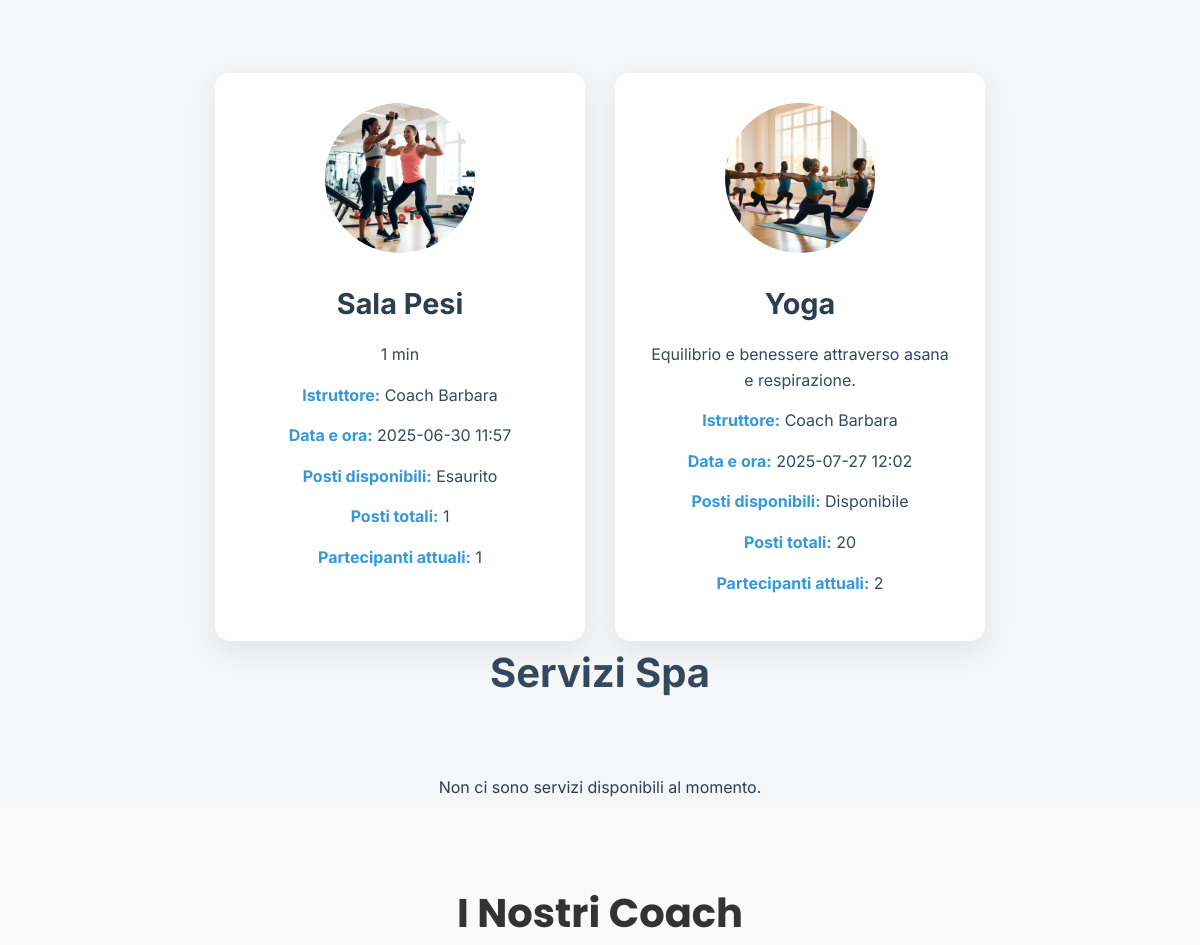
/ (signed in, middle part), run on an earlier commit of the app's database.
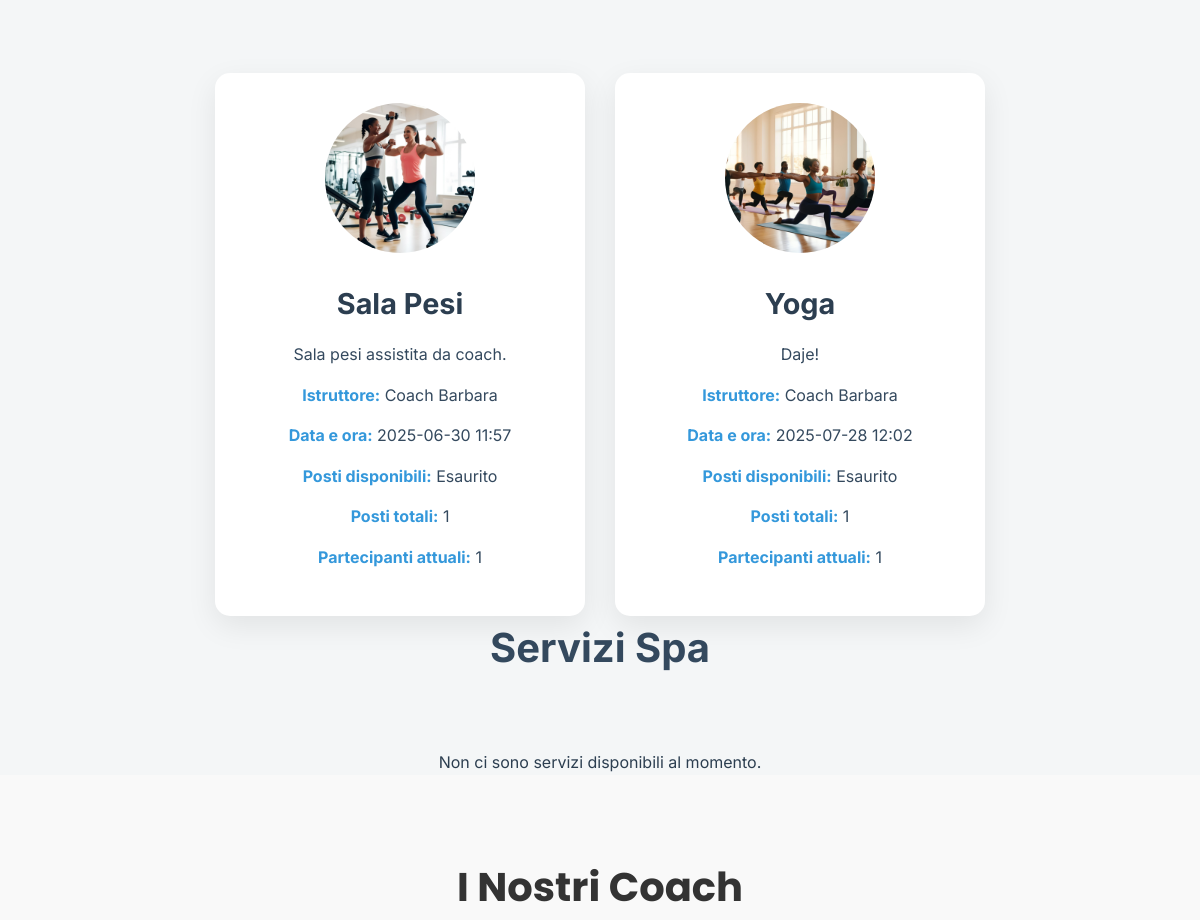
And on a later commit of the database.
### palestra/models.py (models this page shows, shortened)
class GymClass(models.Model):
    name = models.CharField(max_length=100, default="Marco Ros")
    description = models.TextField()
    scheduled = models.DateTimeField(default=timezone.now)
    duration = models.IntegerField(default=45)
    instructor = models.ForeignKey(User, on_delete=models.SET_NULL, null=True, related_name='instructor_classes')
    max_partecipants = models.IntegerField()
    imgs = models.ImageField(upload_to='palestra/', blank=True, null=True, help_text="Carica un'immagine del corso")
    def check_participants(self):
        return GymBooking.objects.filter(class_id=self.id).count()
    def check_availability(self):
        return self.check_participants() < self.max_partecipants

### users/models.py (models this page shows, shortened)
class User(AbstractBaseUser, PermissionsMixin):
    full_name = models.CharField(max_length=255, default="Nome Cognome")
    email = models.EmailField(unique=True)
    phone = models.CharField(max_length=20, blank=True)
    profile_picture = models.ImageField(
        upload_to="profile_pics/",
        default="profile_pics/def_pfp.png",
        null=True,
        blank=True
    )
    is_active = models.BooleanField(default=True)
    is_staff = models.BooleanField(default=False)
    is_superuser = models.BooleanField(default=False)
    objects = UserManager()
    USERNAME_FIELD = 'email'
    def has_free_spa_access(self):
        if self.is_staff or self.is_superuser:
            return True
        return Subscription.objects.filter(
            user=self,
            is_active=True
        ).exists()

### users/views/home.py (the view)
# urls.py: 2. Add a URL to urlpatterns:  path('', views.home, name='home')
def home(req):
    now = timezone.now()
    gym_srv = GymClass.objects.filter(scheduled__gte=now)
    spa_srv = SpaService.objects.filter(scheduled__gte=now)
    coaches = User.objects.filter(is_staff=True).exclude(is_superuser=True)
    gym_date = {s.id: s.scheduled for s in gym_srv}
    spa_date = {s.id: s.scheduled for s in spa_srv}
    user_gym = []
    user_spa = []
    active_subscription = None
    if req.user.is_authenticated:
        user_gym = list(GymBooking.objects.filter(user=req.user).values_list('class_id', flat=True))
        user_spa = list(SpaBooking.objects.filter(user=req.user).values_list('service_id', flat=True))
        active_subscription = req.user.subscription_set.filter(is_active=True).first()
    ctx = {
        'gym_services': gym_srv,
        'spa_services': spa_srv,
        'gym_service_booking_dates': gym_date,
        'spa_service_booking_dates': spa_date,
        'user_gym_bookings': user_gym,
        'user_spa_bookings': user_spa,
        'active_subscription': active_subscription,
        'coaches': coaches,
        'timestamp': datetime.now().timestamp(),
        'contatti': 'Contatti',
        'i_nostri_coach': 'I nostri Coach',
        'is_free': active_subscription is not None
    }
    return render(req, 'users/home.html', ctx)

### users/templatetags/custom_filters.py (called while the page is built)
@register.filter
def get_item(dictionary, key):
    value = dictionary.get(key)
    return value if value is not None else ''

### users/templates/users/home.html (shortened to what the changed rows need)
{% extends 'users/navbar_template.html' %}
{% load static %}
{% load custom_filters %}
{% block content %}
<!DOCTYPE html>
<html lang="it">
<head>
<link rel="stylesheet" href="{% static 'users/css/home.css' %}">
<link rel="stylesheet" href="{% static 'users/css/popup.css' %}">
</head>
<body>
<section id="services">
    <div class="services-category">
        {% for service in gym_services %}
        <div class="service-card {% if service.id in user_gym_bookings %}booked no-click{% endif %}"
        data-id="{{ service.id }}"
        data-type="gym"
        data-name="{{ service.name }}"
        data-description="{{ service.description }}"
        data-instructor="{{ service.instructor.full_name }}"
        data-max-participants="{{ service.max_partecipants }}"
        data-current-participants="{{ service.check_participants }}"
        data-available="{{ service.check_availability }}"
        data-booking-date="{% with booking_date=gym_service_booking_dates|get_item:service.id %}{% if booking_date %}{{ booking_date|date:'Y-m-d H:i' }}{% else %}Nessuna data disponibile{% endif %}{% endwith %}">
        <img src="{{ service.imgs.url }}" alt="{{ service.name }}">
        <h3>{{ service.name }}</h3>
        <p>{{ service.description }}</p>
        <p><strong>Istruttore:</strong> {{ service.instructor.full_name }}</p>
        <p><strong>Data e ora:</strong>
            {% with booking_date=gym_service_booking_dates|get_item:service.id %}
                {% if booking_date %}
                    <span class="detail-value">{{ booking_date|date:"Y-m-d H:i" }}</span>
                {% else %}
                    Nessuna data disponibile
                {% endif %}
            {% endwith %}
        </p>
        <p><strong>Posti disponibili:</strong>
        {% if service.check_availability %}
            Disponibile
        {% else %}
            Esaurito
        {% endif %}
        </p>
        <p><strong>Posti totali:</strong> {{ service.max_partecipants }}</p>
        <p><strong>Partecipanti attuali:</strong> {{ service.check_participants }}</p>
    </div>
    {% empty %}
    <p>Non ci sono servizi disponibili al momento.</p>
    {% endfor %}
</div>
</section>
<section id="coaches" class="coaches">
    <h2>I Nostri Coach</h2>
</section>
{% endblock %}

What changed in the data, as far as the page shows it:
changed GymClass "Sala Pesi": description "1 min" → "Sala pesi assistita da coach."
changed GymClass "Yoga": description "Equilibrio e benessere attraverso asana e respirazione." → "Daje!"; scheduled "2025-07-27 12:02" → "2025-07-28 12:02"; max_partecipants "20" → "1"; check_participants "2" → "1"; max_partecipants "Disponibile" → "Esaurito"
